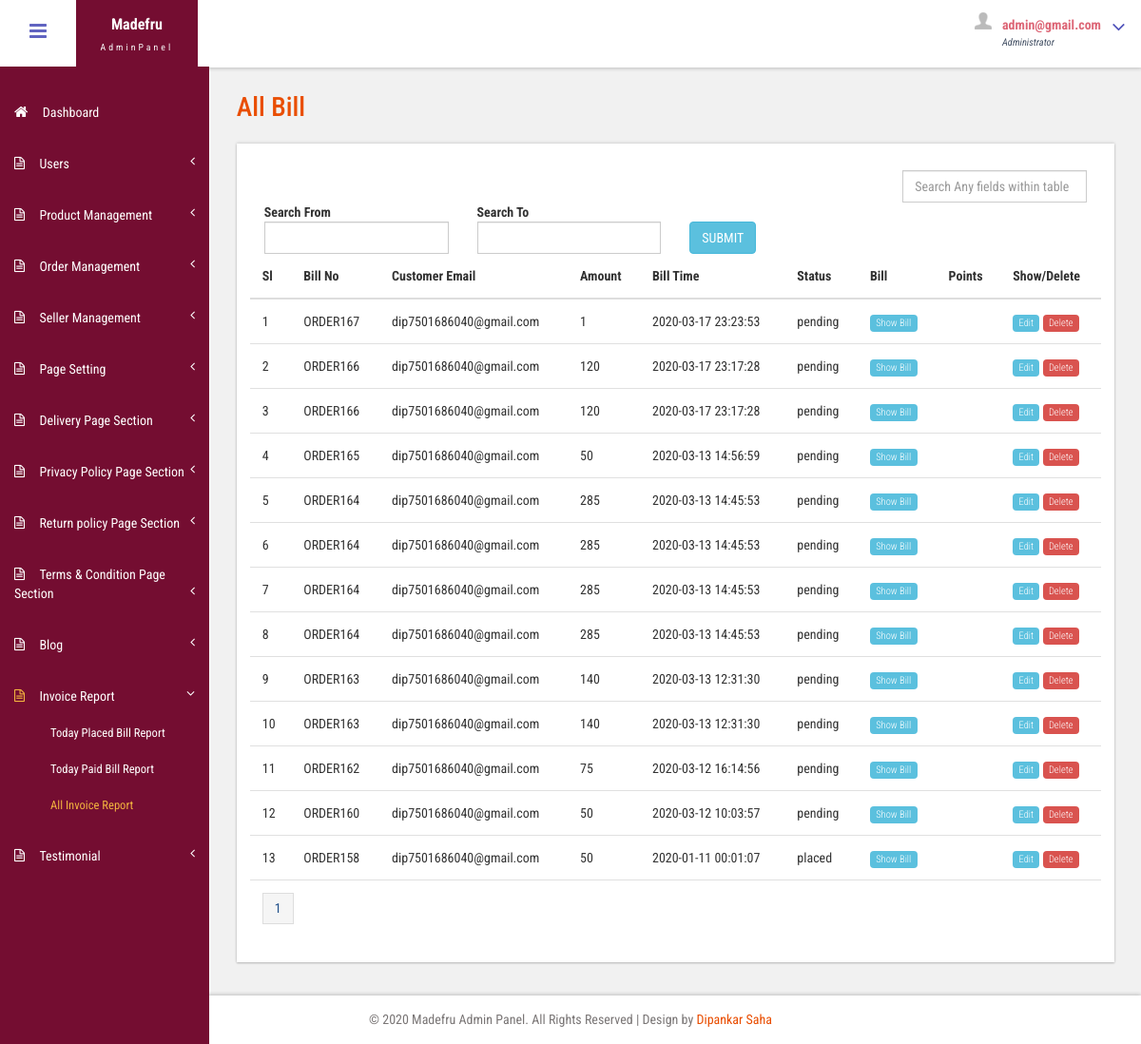
Page /admin/all_bill.php (signed in) on the committed database.
### tables this page shows
CREATE TABLE `place_order` (
  `id` int(11) NOT NULL,
  `pay_status` varchar(100) NOT NULL,
  `txid` varchar(100) NOT NULL,
  `user_id` varchar(100) NOT NULL,
  `address` varchar(1000) NOT NULL,
  `amount` double NOT NULL,
  `date` datetime NOT NULL,
  `status` varchar(100) NOT NULL,
  `order_id` varchar(100) NOT NULL,
  `phon` varchar(100) NOT NULL,
  `redeem` varchar(100) NOT NULL,
  `points` int(11) NOT NULL,
  `redeem_money` double NOT NULL,
  `payment_option` varchar(200) NOT NULL
);

### admin/all_bill.php (the view, shortened to what this page needs)
<?php
include('header.php');
?>
	<link href="src/facebox.css" media="screen" rel="stylesheet" type="text/css" />
		<div id="page-wrapper">
			<div class="main-page">
					<div class="tables">
						<h3 class="title1">All Bill</h3>
					<div class="panel-body widget-shadow">
			<div class="col-md-3 col-xs-offset-9">
<input type="text" id="searchTerm" onkeyup="doSearch()" placeholder="Search Any fields within table" class="form-control"/>
</div>
		<form method="post" class="form"><div class="col-md-3">
					<label>Search From</label>
		<input type="text" id="date1" name="dat1"class="form-control">
</div>
<div class="col-md-3">
					<label>Search To</label>
		<input type="text" id="date2" name="dat2" class="form-control">
</div>
<div class="col-md-2">
		<input type="submit" class="btn btn-info" id="" name="sub" value="SUBMIT" style="margin-top:20px;">
</div></form>
			<table class="table" id='dataTable'>
							<thead>
								<tr>
								  <th>Sl</th>
								  <th>Bill No</th>
								  <th>Customer Email</th>
								   <th>Amount</th>   <th>Bill Time</th>
								    <th>Status</th>
															<th>Bill</th>
								<th>Points</th>
								<th>Show/Delete</th>
								</tr>
							</thead>
							<tbody>
<?php
if(isset($_POST['sub'])){
$sql = "SELECT COUNT(*) FROM place_order ";
$result = mysqli_query($con,$sql) or trigger_error("SQL", E_USER_ERROR);
$r = mysqli_fetch_row($result);
$numrows = $r[0];
$rowsperpage = 15;
$totalpages = ceil($numrows / $rowsperpage);
if (isset($_GET['currentpage']) && is_numeric($_GET['currentpage'])) {
   $currentpage = (int) $_GET['currentpage'];
} else {
   $currentpage = 1;
}
if ($currentpage > $totalpages) {
   $currentpage = $totalpages;
}
if ($currentpage < 1) {
   $currentpage = 1;
}
$offset = ($currentpage - 1) * $rowsperpage;
	$count=1;
	$date1=date("Y-m-d",strtotime($_POST['dat1']));
	$date2=date("Y-m-d",strtotime($_POST['dat2']));
		$from=$date1." "."00:00:00";
	$to=$date2." "."23:59:59";
$sq="select * from place_order where date between '$from' and '$to' order by id desc LIMIT $offset, $rowsperpage";
$r=mysqli_query($con,$sq);
while($row=mysqli_fetch_array($r)){
$pro_id=$row['order_id'];
	echo "	<tr>
								  <td>$count</td>
								  <td>".$row['order_id']."</td>
								  <td>".$row['user_id']."</td>
								  <td>".$row['amount']."</td>
								  <td>".$row['date']."</td>
									<td>".$row['status']."</td>
<td>".$row['redeem']."</td>
								   <td><a href='show_bill.php?id=$pro_id' class='label label-info'>Edit</a>
								  <a href='#' class='label label-danger' onclick='return send();'>Delete</a>
								 </td>
								</tr>";
++$count;
								}
	$range = 3;
	echo"<tr><td colspan='10'>";
if ($currentpage > 1) {
   echo "<a href='{$_SERVER['PHP_SELF']}?currentpage=1' class='page'>First</a> ";
   $prevpage = $currentpage - 1;
   echo " <a href='{$_SERVER['PHP_SELF']}?currentpage=$prevpage' class='page'>Previous</a> ";
}
for ($x = ($currentpage - $range); $x < (($currentpage + $range) + 1); $x++) {
   if (($x > 0) && ($x <= $totalpages)) {
      if ($x == $currentpage) {
         echo " <span class='current'>$x</span> ";
      } else {
         echo " <a href='{$_SERVER['PHP_SELF']}?currentpage=$x' class='page'>$x</a> ";
      }
   }
}
if ($currentpage != $totalpages) {
   $nextpage = $currentpage + 1;
   echo " <a href='{$_SERVER['PHP_SELF']}?currentpage=$nextpage' class='page'>Next</a> ";
   echo " <a href='{$_SERVER['PHP_SELF']}?currentpage=$totalpages' class='page'>Last</a> ";
}
echo"</td></tr>";
}
else{
$sql = "SELECT COUNT(*) FROM place_order ";
$result = mysqli_query($con,$sql) or trigger_error("SQL", E_USER_ERROR);
$r = mysqli_fetch_row($result);
$numrows = $r[0];
$rowsperpage = 15;
$totalpages = ceil($numrows / $rowsperpage);
if (isset($_GET['currentpage']) && is_numeric($_GET['currentpage'])) {
   $currentpage = (int) $_GET['currentpage'];
} else {
   $currentpage = 1;
}
$offset = ($currentpage - 1) * $rowsperpage;
$count=1;
$sq="select * from place_order order by id desc LIMIT $offset, $rowsperpage";
$r=mysqli_query($con,$sq);
while($row=mysqli_fetch_array($r)){
$pro_id=$row['order_id'];
	echo "	<tr>
								  <td>$count</td>
								  <td>".$row['order_id']."</td>
								  <td>".$row['user_id']."</td>
								  <td>".$row['amount']."</td>
								  <td>".$row['date']."</td>
									<td>".$row['status']."</td>
									<td><a href='bill.php?user=".$row['user_id']."&order=".$pro_id."' target='_blank'class='label label-info'>Show Bill</a></td>
<td>".$row['redeem']."</td>
								   <td><a href='show_bill.php?id=$pro_id' class='label label-info'>Edit</a>
								  <a href='#' class='label label-danger' onclick='return send();'>Delete</a>
								 </td>
								</tr>";
++$count;
								}
$range = 3;
	echo"<tr><td colspan='10'>";
for ($x = ($currentpage - $range); $x < (($currentpage + $range) + 1); $x++) {
   if (($x > 0) && ($x <= $totalpages)) {
      if ($x == $currentpage) {
         echo " <span class='current'>$x</span> ";
      } else {
         echo " <a href='{$_SERVER['PHP_SELF']}?currentpage=$x' class='page'>$x</a> ";
      }
   }
}
echo"</td></tr>";
}
?>
								</tbody></table>
					</div></div>
			</div>
		</div>
			<?php
		include('footer.php');
		?>

### admin/css/style.css (style rules this page uses)
h4, h5, h6, h1, h2, h3 { margin: 0; }
html, body { font-family: 'Roboto Condensed', sans-serif; font-size: 100%; overflow-x: hidden; background: #fff; font-size:14px; }
h1,h2,h3,h4,h5,h6 { margin:0; }
ul,label { margin:0; padding:0; }
.cbp-spmenu-push { overflow-x: hidden; position: relative; }
.cbp-spmenu, .cbp-spmenu-push { -webkit-transition: all 0.3s ease; -moz-transition: all 0.3s ease; transition: all 0.3s ease; }
.cbp-spmenu-push div#page-wrapper { margin: 0em 0 0 15.77em; transition:.5s all; -webkit-transition:.5s all; -moz-transition:.5s all; }
.widget-shadow { background-color: #fff; box-shadow: 0 -1px 3px rgba(0,0,0,.12),0 1px 2px rgba(0,0,0,.24); -webkit-box-shadow: 0 -1px 3px rgba(0,0,0,.12),0 1px 2px rgba(0,0,0,.24); -moz-box-shadow: 0 -1px 3px rgba(0,0,0,.12),0 1px 2px rgba(0,0,0,.24); }
h3.title1 { font-size: 2em; color: #e94e02; margin-bottom: 0.8em; }
.label { font-weight: 300 !important; border-radius:4px; }
.table > thead > tr > th, .table > tbody > tr > th, .table > tfoot > tr > th, .table > thead > tr > td, .table > tbody > tr > td, .table > tfoot > tr > td { border-top: none; }
.tables .panel-body ,.tables .bs-example { padding: 2em 1em 0.5em; }
.tables .table > thead > tr > th, .tables .table > tbody > tr > th, .tables .table > tfoot > tr > th, .tables .table > thead > tr > td, .tables .table > tbody > tr > td, .tables .table > tfoot > tr > td { padding: 13px; border-top: 1px solid #E0E0E0; }
.form-control { border-radius: inherit; }
span.current { color: #1E4E89; cursor: default; float: left; padding: 4px 12px; line-height: 23px; text-decoration: none; background-color: #f5f5f5; border: 1px solid #ddd; }

### admin/css/custom.css (style rules this page uses)
#page-wrapper { padding:7em 2em 2.5em; background-color: #F1F1F1; }

### rows in the picture
place_order: order "ORDER167", user "dip7501686040@gmail.com", amount "1", date "2020-03-17 23:23:53", status "pending"
place_order: order "ORDER166", user "dip7501686040@gmail.com", amount "120", date "2020-03-17 23:17:28", status "pending"
place_order: order "ORDER166", user "dip7501686040@gmail.com", amount "120", date "2020-03-17 23:17:28", status "pending"
place_order: order "ORDER165", user "dip7501686040@gmail.com", amount "50", date "2020-03-13 14:56:59", status "pending"
place_order: order "ORDER164", user "dip7501686040@gmail.com", amount "285", date "2020-03-13 14:45:53", status "pending"
place_order: order "ORDER164", user "dip7501686040@gmail.com", amount "285", date "2020-03-13 14:45:53", status "pending"
place_order: order "ORDER164", user "dip7501686040@gmail.com", amount "285", date "2020-03-13 14:45:53", status "pending"
place_order: order "ORDER164", user "dip7501686040@gmail.com", amount "285", date "2020-03-13 14:45:53", status "pending"
place_order: order "ORDER163", user "dip7501686040@gmail.com", amount "140", date "2020-03-13 12:31:30", status "pending"
place_order: order "ORDER163", user "dip7501686040@gmail.com", amount "140", date "2020-03-13 12:31:30", status "pending"
place_order: order "ORDER162", user "dip7501686040@gmail.com", amount "75", date "2020-03-12 16:14:56", status "pending"
place_order: order "ORDER160", user "dip7501686040@gmail.com", amount "50", date "2020-03-12 10:03:57", status "pending"
place_order: order "ORDER158", user "dip7501686040@gmail.com", amount "50", date "2020-01-11 00:01:07", status "placed"

### other values in the picture
$name "admin@gmail.com"
